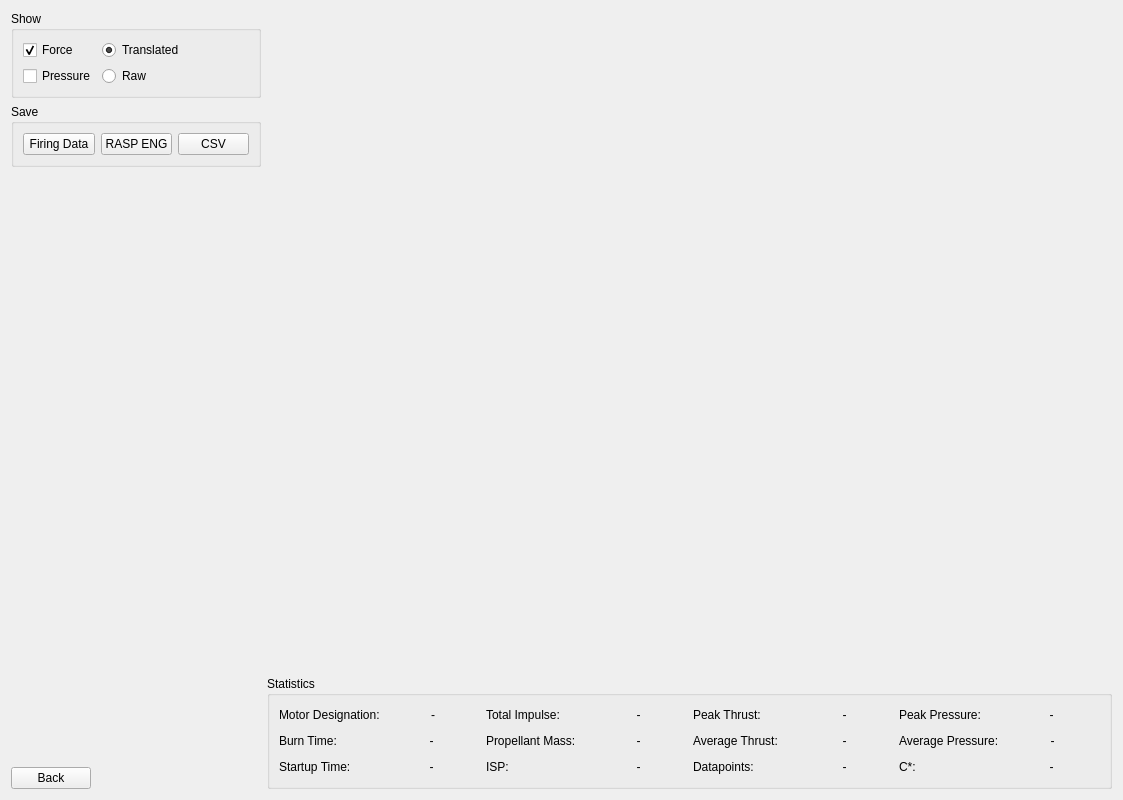
<?xml version="1.0" encoding="UTF-8"?>
<ui version="4.0">
 <class>ResultsWidget</class>
 <widget class="QWidget" name="ResultsWidget">
  <property name="geometry">
   <rect>
    <x>0</x>
    <y>0</y>
    <width>1123</width>
    <height>800</height>
   </rect>
  </property>
  <property name="windowTitle">
   <string>Form</string>
  </property>
  <layout class="QHBoxLayout" name="horizontalLayout">
   <item>
    <widget class="QWidget" name="widget" native="true">
     <property name="maximumSize">
      <size>
       <width>250</width>
       <height>16777215</height>
      </size>
     </property>
     <layout class="QVBoxLayout" name="verticalLayout">
      <property name="leftMargin">
       <number>0</number>
      </property>
      <property name="topMargin">
       <number>0</number>
      </property>
      <property name="rightMargin">
       <number>0</number>
      </property>
      <property name="bottomMargin">
       <number>0</number>
      </property>
      <item>
       <widget class="QGroupBox" name="groupBoxGraphControl">
        <property name="maximumSize">
         <size>
          <width>300</width>
          <height>16777215</height>
         </size>
        </property>
        <property name="title">
         <string>Show</string>
        </property>
        <layout class="QGridLayout" name="gridLayout_2">
         <item row="0" column="1" colspan="2">
          <widget class="QRadioButton" name="radioButtonTranslated">
           <property name="text">
            <string>Translated</string>
           </property>
           <property name="checked">
            <bool>true</bool>
           </property>
          </widget>
         </item>
         <item row="2" column="0">
          <widget class="QCheckBox" name="checkBoxPressure">
           <property name="text">
            <string>Pressure</string>
           </property>
          </widget>
         </item>
         <item row="0" column="0">
          <widget class="QCheckBox" name="checkBoxForce">
           <property name="text">
            <string>Force</string>
           </property>
           <property name="checked">
            <bool>true</bool>
           </property>
          </widget>
         </item>
         <item row="2" column="1">
          <widget class="QRadioButton" name="radioButtonRaw">
           <property name="text">
            <string>Raw</string>
           </property>
          </widget>
         </item>
        </layout>
       </widget>
      </item>
      <item>
       <widget class="QGroupBox" name="groupBoxSave">
        <property name="title">
         <string>Save</string>
        </property>
        <layout class="QHBoxLayout" name="horizontalLayout_2">
         <item>
          <widget class="QPushButton" name="pushButtonFIRE">
           <property name="text">
            <string>Firing Data</string>
           </property>
          </widget>
         </item>
         <item>
          <widget class="QPushButton" name="pushButtonENG">
           <property name="text">
            <string>RASP ENG</string>
           </property>
          </widget>
         </item>
         <item>
          <widget class="QPushButton" name="pushButtonCSV">
           <property name="text">
            <string>CSV</string>
           </property>
          </widget>
         </item>
        </layout>
       </widget>
      </item>
      <item>
       <spacer name="verticalSpacer">
        <property name="orientation">
         <enum>Qt::Vertical</enum>
        </property>
        <property name="sizeHint" stdset="0">
         <size>
          <width>20</width>
          <height>40</height>
         </size>
        </property>
       </spacer>
      </item>
      <item>
       <layout class="QHBoxLayout" name="horizontalLayout_3">
        <property name="topMargin">
         <number>0</number>
        </property>
        <item>
         <widget class="QPushButton" name="pushButtonBack">
          <property name="text">
           <string>Back</string>
          </property>
         </widget>
        </item>
        <item>
         <spacer name="horizontalSpacer">
          <property name="orientation">
           <enum>Qt::Horizontal</enum>
          </property>
          <property name="sizeHint" stdset="0">
           <size>
            <width>40</width>
            <height>20</height>
           </size>
          </property>
         </spacer>
        </item>
       </layout>
      </item>
     </layout>
    </widget>
   </item>
   <item>
    <layout class="QVBoxLayout" name="verticalLayout_2">
     <item>
      <widget class="GraphWidget" name="widgetGraph" native="true">
       <property name="sizePolicy">
        <sizepolicy hsizetype="Preferred" vsizetype="Expanding">
         <horstretch>0</horstretch>
         <verstretch>0</verstretch>
        </sizepolicy>
       </property>
      </widget>
     </item>
     <item>
      <widget class="QGroupBox" name="groupBoxStats">
       <property name="title">
        <string>Statistics</string>
       </property>
       <layout class="QGridLayout" name="gridLayout">
        <item row="3" column="0">
         <layout class="QHBoxLayout" name="horizontalLayoutStartupTime">
          <property name="topMargin">
           <number>3</number>
          </property>
          <property name="bottomMargin">
           <number>3</number>
          </property>
          <item>
           <widget class="QLabel" name="labelStartupTimeText">
            <property name="text">
             <string>Startup Time:</string>
            </property>
           </widget>
          </item>
          <item>
           <widget class="QLabel" name="labelStartupTime">
            <property name="text">
             <string>-</string>
            </property>
            <property name="alignment">
             <set>Qt::AlignCenter</set>
            </property>
           </widget>
          </item>
         </layout>
        </item>
        <item row="3" column="4">
         <layout class="QHBoxLayout" name="horizontalCStar">
          <property name="topMargin">
           <number>3</number>
          </property>
          <property name="bottomMargin">
           <number>3</number>
          </property>
          <item>
           <widget class="QLabel" name="labelCStarText">
            <property name="text">
             <string>C*:</string>
            </property>
           </widget>
          </item>
          <item>
           <widget class="QLabel" name="labelCStar">
            <property name="text">
             <string>-</string>
            </property>
            <property name="alignment">
             <set>Qt::AlignCenter</set>
            </property>
           </widget>
          </item>
         </layout>
        </item>
        <item row="0" column="0">
         <layout class="QHBoxLayout" name="horizontalLayoutMotorDesignation">
          <property name="topMargin">
           <number>3</number>
          </property>
          <property name="bottomMargin">
           <number>3</number>
          </property>
          <item>
           <widget class="QLabel" name="labelMotorDesignationText">
            <property name="text">
             <string>Motor Designation:</string>
            </property>
           </widget>
          </item>
          <item>
           <widget class="QLabel" name="labelMotorDesignation">
            <property name="text">
             <string>-</string>
            </property>
            <property name="alignment">
             <set>Qt::AlignCenter</set>
            </property>
           </widget>
          </item>
         </layout>
        </item>
        <item row="2" column="0">
         <layout class="QHBoxLayout" name="horizontalLayoutBurnTime">
          <property name="topMargin">
           <number>3</number>
          </property>
          <property name="bottomMargin">
           <number>3</number>
          </property>
          <item>
           <widget class="QLabel" name="labelBurnTimeText">
            <property name="text">
             <string>Burn Time:</string>
            </property>
           </widget>
          </item>
          <item>
           <widget class="QLabel" name="labelBurnTime">
            <property name="text">
             <string>-</string>
            </property>
            <property name="alignment">
             <set>Qt::AlignCenter</set>
            </property>
           </widget>
          </item>
         </layout>
        </item>
        <item row="2" column="4">
         <layout class="QHBoxLayout" name="horizontalLayoutAveragePressure">
          <property name="topMargin">
           <number>3</number>
          </property>
          <property name="bottomMargin">
           <number>3</number>
          </property>
          <item>
           <widget class="QLabel" name="labelAveragePressureText">
            <property name="text">
             <string>Average Pressure:</string>
            </property>
           </widget>
          </item>
          <item>
           <widget class="QLabel" name="labelAveragePressure">
            <property name="text">
             <string>-</string>
            </property>
            <property name="alignment">
             <set>Qt::AlignCenter</set>
            </property>
           </widget>
          </item>
         </layout>
        </item>
        <item row="0" column="4">
         <layout class="QHBoxLayout" name="horizontalLayoutPeakPressure">
          <property name="topMargin">
           <number>3</number>
          </property>
          <property name="bottomMargin">
           <number>3</number>
          </property>
          <item>
           <widget class="QLabel" name="labelPeakPressureText">
            <property name="text">
             <string>Peak Pressure:</string>
            </property>
           </widget>
          </item>
          <item>
           <widget class="QLabel" name="labelPeakPressure">
            <property name="text">
             <string>-</string>
            </property>
            <property name="alignment">
             <set>Qt::AlignCenter</set>
            </property>
           </widget>
          </item>
         </layout>
        </item>
        <item row="0" column="3">
         <layout class="QHBoxLayout" name="horizontalLayoutPeakThrust">
          <property name="topMargin">
           <number>3</number>
          </property>
          <property name="bottomMargin">
           <number>3</number>
          </property>
          <item>
           <widget class="QLabel" name="labelPeakThrustText">
            <property name="text">
             <string>Peak Thrust:</string>
            </property>
            <property name="alignment">
             <set>Qt::AlignLeading|Qt::AlignLeft|Qt::AlignVCenter</set>
            </property>
           </widget>
          </item>
          <item>
           <widget class="QLabel" name="labelPeakThrust">
            <property name="text">
             <string>-</string>
            </property>
            <property name="alignment">
             <set>Qt::AlignCenter</set>
            </property>
           </widget>
          </item>
         </layout>
        </item>
        <item row="2" column="3">
         <layout class="QHBoxLayout" name="horizontalLayoutAverageThrust">
          <property name="topMargin">
           <number>3</number>
          </property>
          <property name="bottomMargin">
           <number>3</number>
          </property>
          <item>
           <widget class="QLabel" name="labelAverageThrustText">
            <property name="text">
             <string>Average Thrust:</string>
            </property>
           </widget>
          </item>
          <item>
           <widget class="QLabel" name="labelAverageThrust">
            <property name="text">
             <string>-</string>
            </property>
            <property name="alignment">
             <set>Qt::AlignCenter</set>
            </property>
           </widget>
          </item>
         </layout>
        </item>
        <item row="3" column="2">
         <layout class="QHBoxLayout" name="horizontalLayoutISP">
          <property name="topMargin">
           <number>3</number>
          </property>
          <property name="bottomMargin">
           <number>3</number>
          </property>
          <item>
           <widget class="QLabel" name="labelISPText">
            <property name="text">
             <string>ISP:</string>
            </property>
           </widget>
          </item>
          <item>
           <widget class="QLabel" name="labelISP">
            <property name="text">
             <string>-</string>
            </property>
            <property name="alignment">
             <set>Qt::AlignCenter</set>
            </property>
           </widget>
          </item>
         </layout>
        </item>
        <item row="2" column="2">
         <layout class="QHBoxLayout" name="horizontalLayoutPropellantMass">
          <property name="topMargin">
           <number>3</number>
          </property>
          <property name="bottomMargin">
           <number>3</number>
          </property>
          <item>
           <widget class="QLabel" name="labelPropellantMassText">
            <property name="text">
             <string>Propellant Mass:</string>
            </property>
           </widget>
          </item>
          <item>
           <widget class="QLabel" name="labelPropellantMass">
            <property name="text">
             <string>-</string>
            </property>
            <property name="alignment">
             <set>Qt::AlignCenter</set>
            </property>
           </widget>
          </item>
         </layout>
        </item>
        <item row="0" column="2">
         <layout class="QHBoxLayout" name="horizontalLayoutImpulse">
          <property name="topMargin">
           <number>3</number>
          </property>
          <property name="bottomMargin">
           <number>3</number>
          </property>
          <item>
           <widget class="QLabel" name="labelImpulseText">
            <property name="text">
             <string>Total Impulse:</string>
            </property>
           </widget>
          </item>
          <item>
           <widget class="QLabel" name="labelImpulse">
            <property name="text">
             <string>-</string>
            </property>
            <property name="alignment">
             <set>Qt::AlignCenter</set>
            </property>
           </widget>
          </item>
         </layout>
        </item>
        <item row="3" column="3">
         <layout class="QHBoxLayout" name="horizontalLayoutDatapoints">
          <item>
           <widget class="QLabel" name="labelDatapointsText">
            <property name="text">
             <string>Datapoints:</string>
            </property>
           </widget>
          </item>
          <item>
           <widget class="QLabel" name="labelDatapoints">
            <property name="text">
             <string>-</string>
            </property>
            <property name="alignment">
             <set>Qt::AlignCenter</set>
            </property>
           </widget>
          </item>
         </layout>
        </item>
       </layout>
      </widget>
     </item>
    </layout>
   </item>
  </layout>
 </widget>
 <customwidgets>
  <customwidget>
   <class>GraphWidget</class>
   <extends>QWidget</extends>
   <header location="global">ui.graphWidget</header>
   <container>1</container>
  </customwidget>
 </customwidgets>
 <resources/>
 <connections/>
</ui>
